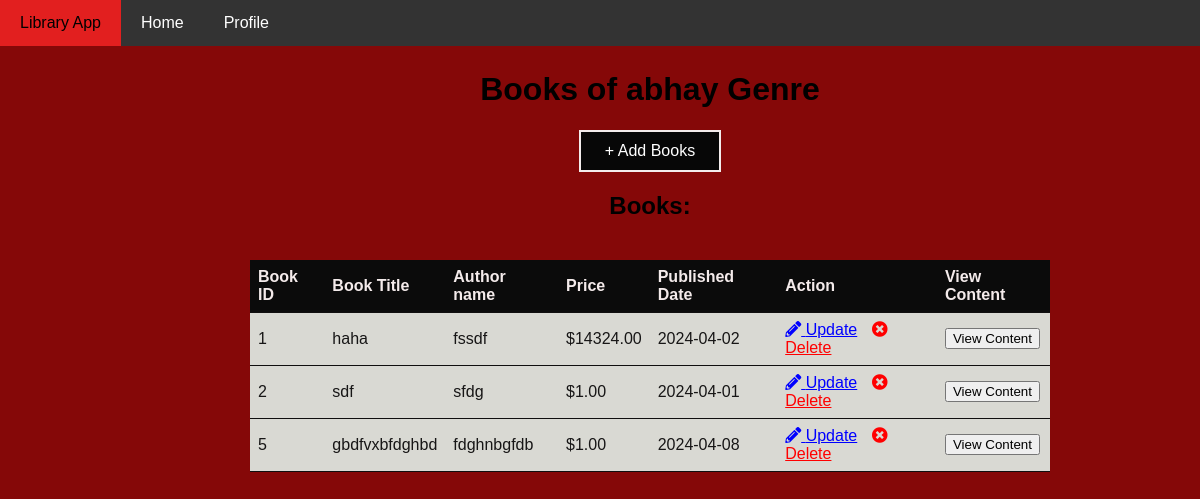
/genre/1/ (signed in), run on the app's committed database.
### models.py (models this page shows)
class Genre(db.Model):
    id=db.Column(db.Integer,primary_key=True)
    genrename=db.Column(db.String(32),unique=True)
    books=db.relationship('Book',backref='genre' ,lazy='dynamic',cascade='all,delete-orphan')#lazy here we use bz when i will acces then give it not everytime

class Book(db.Model):
    id=db.Column(db.Integer,primary_key=True)
    title=db.Column(db.String(100),nullable=False)
    author=db.Column(db.String(30))
    booksnum=db.Column(db.BigInteger,nullable=True)
    price=db.Column(db.Float,nullable=False)
    genre_id=db.Column(db.Integer,db.ForeignKey("genre.id"),nullable=False)
    content = db.Column(db.Text)  # Book content
    feedbacks = db.relationship('Feedback', backref='book', lazy=True)
    pubdate=db.Column(db.Date,nullable=False)
    carts=db.relationship("Cart",backref='book',lazy='dynamic',cascade='all,delete-orphan')
    orders=db.relationship("Order",backref='book',lazy='dynamic',cascade='all,delete-orphan')

### routes.py (the view)
@app.route('/genre/<int:id>/')
def show_genre(id):
    if not is_admin():
        flash("Access denied: You must be an admin to view this page.");
        return redirect(url_for('profile'));
    genre = Genre.query.filter_by(id=id).first()
    if not genre :
        flash('This genre does not exist ')
        return redirect(url_for('admin'))
    return  render_template('genre/show.html',genre=genre)

### routes.py (called while the page is built)
def is_admin():
    user_id = session.get('user_id')
    if user_id:
        user = User.query.get(user_id)
        if user and user.is_admin:
            return True
    return False

### templates/genre/show.html (shortened to what this page needs)
<!DOCTYPE html>
<html lang="en">
<head>
    <link rel="stylesheet" href="https://cdnjs.cloudflare.com/ajax/libs/font-awesome/5.15.1/css/all.min.css">
</head>
<body>
    <div class="navbar">
        <a href="{{ url_for('index') }}">Library App</a>
        <a href="{{ url_for('index') }}">Home</a>
        <a href="{{ url_for('profile') }}">Profile</a>
    </div>
    <div class="main-content">
        <h1> Books of {{genre.genrename}} Genre</h1>
        <a href="{{ url_for('add_book',genre_id=genre.id) }}" style="border: 2px solid #f3ecec; background-color: #070707; color: white; padding: 10px 24px; text-align: center; text-decoration: none; display: inline-block; font-size: 16px;">+ Add Books</a>
        <h2>Books:</h2>
        <table>
            <thead>
                <tr>
                    <th>Book ID</th>
                    <th>Book Title</th>
                    <th>Author name</th>
                    <th>Price</th>
                    <th>Published Date</th>
                    <th>Action</th>
                    <th>View Content</th>
                </tr>
            </thead>
            <tbody>
                {% for book in genre.books %}
                <tr>
                    <td>{{ book.id }}</td>
                    <td>{{ book.title }}</td>
                    <td>{{ book.author }}</td>
                    <td>${{ '%0.2f'|format(book.price) }}</td>
                    <td>{{ book.pubdate.strftime('%Y-%m-%d') }}</td>
                    <td>
                        <a href="{{ url_for('edit_book', id=book.id) }}" style="color: blue; margin-right: 10px;"><i class="fas fa-pencil-alt"></i> Update</a>
                        <a href="{{ url_for('delete_book', id=book.id) }}" style="color: red;" onclick="return confirm('Are you sure you want to delete this book?');"><i class="fas fa-times-circle"></i> Delete</a>
                    </td>
                    <td>
                        <form action="{{ url_for('view_content') }}" method="post">
                            <button type="submit" class="btn btn-info">View Content</button>
                        </form>
                    </td>
                </tr>
                {% endfor %}
            </tbody>
        </table>
    </div>
</body>
</html>

### templates/genre/show.html (style rules this page uses)
body { margin: 0; font-family: Arial, sans-serif; display: flex; background-color: #850808; }
.navbar { background-color: #333; overflow: hidden; position: fixed; top: 0; width: 100%; }
.navbar a { float: left; display: block; color: #fff; text-align: center; padding: 14px 20px; text-decoration: none; }
.main-content { margin-left: 100px; padding: 50px; width: calc(100% - 200px); display: flex; flex-direction: column; align-items: center; justify-content: start; }
table { border-collapse: collapse; width: 80%; margin-top: 20px; }
th, td { text-align: left; padding: 8px; border-bottom: 1px solid #100f0f; }
th { background-color: #0b0b0b; color: rgb(244, 235, 235); }
tr:nth-child(even) { background-color: #1a1919; }
tr:nth-child(odd) { background-color: #da1a1a; }
td { background-color: #d9d9d3; color: #171616; }

### data on the page
Genre: genrename "abhay"
Book: id "1", title "haha", author "fssdf", price "14324.00", pubdate "2024-04-02"
Book: id "2", title "sdf", author "sfdg", price "1.00", pubdate "2024-04-01"
Book: id "5", title "gbdfvxbfdghbd", author "fdghnbgfdb", price "1.00", pubdate "2024-04-08"
